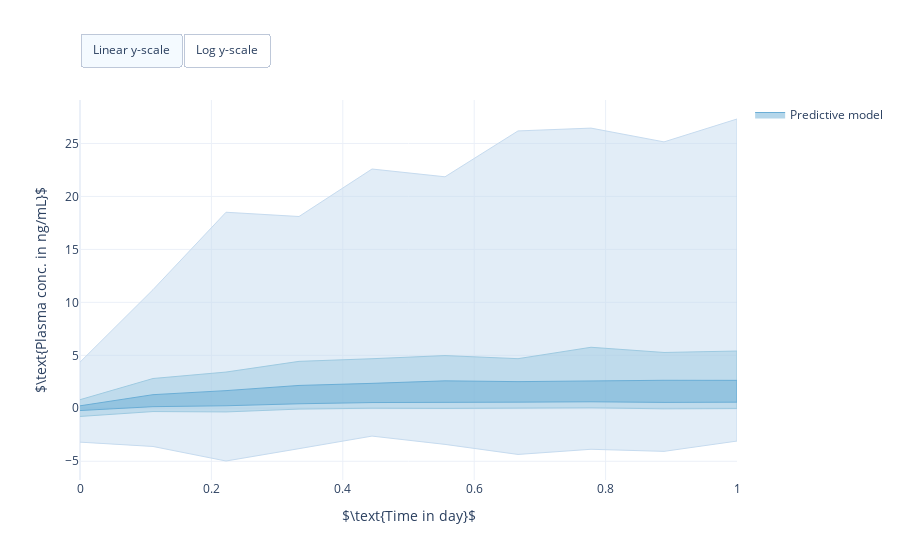

The code cell stored with this chart in its notebook:
### Markdown cell above
## Build prior predictive model

### Code cell
import pints

# Define prior distribution
log_prior_initial_drug_amount = pints.UniformLogPrior(0, 0.001)  # Fixed to 0 later
log_prior_volume = pints.HalfCauchyLogPrior(location=0, scale=1)
log_prior_absorption_rate = pints.HalfCauchyLogPrior(location=1, scale=2)
log_prior_elimination_rate = pints.HalfCauchyLogPrior(location=0, scale=0.1)
log_prior_sigma_base = pints.HalfCauchyLogPrior(location=0, scale=1)
log_prior_sigma_rel = pints.HalfCauchyLogPrior(location=0, scale=0.1)
log_prior = pints.ComposedLogPrior(
    log_prior_initial_drug_amount, log_prior_initial_drug_amount, log_prior_volume, log_prior_absorption_rate,
    log_prior_elimination_rate, log_prior_sigma_base, log_prior_sigma_rel)

# Define prior predictive model and sample 1000 virtual patients
model = erlo.PriorPredictiveModel(predictive_model, log_prior)
n_samples = 1000
samples = model.sample(times, n_samples, seed)

# Visualise prior predictive model
fig = erlo.plots.PDPredictivePlot()
fig.add_prediction(data=samples, bulk_probs=[0.3, 0.6, 0.9])
fig.set_axis_labels(xlabel=r'$\text{Time in day}$', ylabel=r'$\text{Plasma conc. in ng/mL}$')
fig.show()

### Figure 1 — Plotly figure (JSON) as saved in the notebook; plotly's stock layout.template omitted (floating-point values rounded to 4 significant figures)
{"data": [{"fill": "toself", "hoverinfo": "text", "legendgroup": "Model prediction", "line": {"color": "rgb(198,219,239)", "width": 1}, "name": "Predictive model", "showlegend": false, "text": "0.9 Bulk", "type": "scatter", "x": [0, 0.1111, 0.2222, 0.3333, 0.4444, 0.5556, 0.6667, 0.7778, 0.8889, 1, 1, 0.8889, 0.7778, 0.6667, 0.5556, 0.4444, 0.3333, 0.2222, 0.1111, 0], "y": [4.353, 11.2, 18.51, 18.1, 22.59, 21.85, 26.18, 26.45, 25.15, 27.31, -3.093, -4.066, -3.869, -4.357, -3.407, -2.625, -3.811, -4.976, -3.604, -3.195]}, {"fill": "toself", "hoverinfo": "text", "legendgroup": "Model prediction", "line": {"color": "rgb(158,202,225)", "width": 1}, "name": "Predictive model", "showlegend": false, "text": "0.6 Bulk", "type": "scatter", "x": [0, 0.1111, 0.2222, 0.3333, 0.4444, 0.5556, 0.6667, 0.7778, 0.8889, 1, 1, 0.8889, 0.7778, 0.6667, 0.5556, 0.4444, 0.3333, 0.2222, 0.1111, 0], "y": [0.8106, 2.811, 3.419, 4.429, 4.679, 4.974, 4.682, 5.759, 5.269, 5.405, -0.02727, -0.05091, 0.04355, 0.001817, -0.01787, 0.005028, -0.0759, -0.3445, -0.3096, -0.7713]}, {"fill": "toself", "hoverinfo": "text", "legendgroup": "Model prediction", "line": {"color": "rgb(107,174,214)", "width": 1}, "name": "Predictive model", "showlegend": true, "text": "0.3 Bulk", "type": "scatter", "x": [0, 0.1111, 0.2222, 0.3333, 0.4444, 0.5556, 0.6667, 0.7778, 0.8889, 1, 1, 0.8889, 0.7778, 0.6667, 0.5556, 0.4444, 0.3333, 0.2222, 0.1111, 0], "y": [0.2329, 1.284, 1.666, 2.157, 2.352, 2.59, 2.516, 2.608, 2.642, 2.637, 0.5793, 0.5555, 0.6146, 0.5794, 0.5898, 0.5415, 0.4263, 0.2375, 0.1522, -0.2126]}], "layout": {"autosize": true, "updatemenus": [{"buttons": [{"args": [{"yaxis.type": "linear"}], "label": "Linear y-scale", "method": "relayout"}, {"args": [{"yaxis.type": "log"}], "label": "Log y-scale", "method": "relayout"}], "direction": "left", "pad": {"r": 0, "t": -10}, "showactive": true, "type": "buttons", "x": 0, "xanchor": "left", "y": 1.15, "yanchor": "top"}], "xaxis": {"title": {"text": "$\\text{Time in day}$"}}, "yaxis": {"title": {"text": "$\\text{Plasma conc. in ng/mL}$"}}}}
